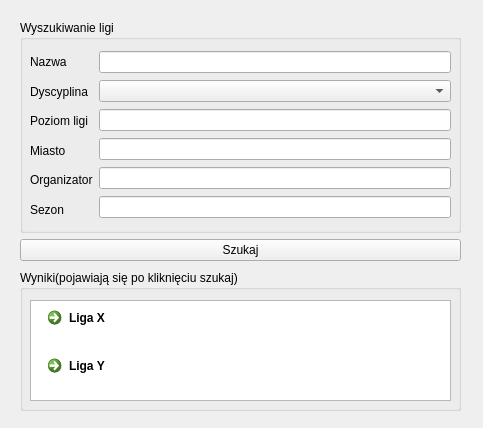
<?xml version="1.0" encoding="UTF-8"?>
<ui version="4.0">
 <class>wyszukaj_lige</class>
 <widget class="QDialog" name="wyszukaj_lige">
  <property name="geometry">
   <rect>
    <x>0</x>
    <y>0</y>
    <width>483</width>
    <height>428</height>
   </rect>
  </property>
  <property name="windowTitle">
   <string>Dialog</string>
  </property>
  <widget class="QGroupBox" name="groupBox_7">
   <property name="geometry">
    <rect>
     <x>20</x>
     <y>270</y>
     <width>441</width>
     <height>141</height>
    </rect>
   </property>
   <property name="title">
    <string>Wyniki(pojawiają się po kliknięciu szukaj)</string>
   </property>
   <widget class="QListView" name="listView_3">
    <property name="geometry">
     <rect>
      <x>10</x>
      <y>30</y>
      <width>421</width>
      <height>101</height>
     </rect>
    </property>
   </widget>
   <widget class="QWidget" name="layoutWidget">
    <property name="geometry">
     <rect>
      <x>20</x>
      <y>30</y>
      <width>174</width>
      <height>89</height>
     </rect>
    </property>
    <layout class="QVBoxLayout" name="verticalLayout_24">
     <item>
      <widget class="QCommandLinkButton" name="commandLinkButton_6">
       <property name="text">
        <string>Liga X</string>
       </property>
      </widget>
     </item>
     <item>
      <widget class="QCommandLinkButton" name="commandLinkButton_7">
       <property name="text">
        <string>Liga Y</string>
       </property>
      </widget>
     </item>
    </layout>
   </widget>
  </widget>
  <widget class="QWidget" name="layoutWidget_7">
   <property name="geometry">
    <rect>
     <x>20</x>
     <y>20</y>
     <width>441</width>
     <height>241</height>
    </rect>
   </property>
   <layout class="QVBoxLayout" name="verticalLayout_11">
    <item>
     <widget class="QGroupBox" name="groupBox_8">
      <property name="title">
       <string>Wyszukiwanie ligi</string>
      </property>
      <widget class="QWidget" name="layoutWidget_8">
       <property name="geometry">
        <rect>
         <x>10</x>
         <y>30</y>
         <width>421</width>
         <height>171</height>
        </rect>
       </property>
       <layout class="QHBoxLayout" name="horizontalLayout_5">
        <item>
         <layout class="QVBoxLayout" name="verticalLayout_15">
          <item>
           <widget class="QLabel" name="label_15">
            <property name="text">
             <string>Nazwa</string>
            </property>
           </widget>
          </item>
          <item>
           <widget class="QLabel" name="label_17">
            <property name="text">
             <string>Dyscyplina</string>
            </property>
           </widget>
          </item>
          <item>
           <widget class="QLabel" name="label_19">
            <property name="text">
             <string>Poziom ligi</string>
            </property>
           </widget>
          </item>
          <item>
           <widget class="QLabel" name="label_23">
            <property name="text">
             <string>Miasto</string>
            </property>
           </widget>
          </item>
          <item>
           <widget class="QLabel" name="label_20">
            <property name="text">
             <string>Organizator</string>
            </property>
           </widget>
          </item>
          <item>
           <widget class="QLabel" name="label_22">
            <property name="text">
             <string>Sezon</string>
            </property>
           </widget>
          </item>
         </layout>
        </item>
        <item>
         <layout class="QVBoxLayout" name="verticalLayout_16">
          <item>
           <widget class="QLineEdit" name="lineEdit_12"/>
          </item>
          <item>
           <widget class="QComboBox" name="comboBox_3"/>
          </item>
          <item>
           <widget class="QLineEdit" name="lineEdit_17"/>
          </item>
          <item>
           <widget class="QLineEdit" name="lineEdit_18"/>
          </item>
          <item>
           <widget class="QLineEdit" name="lineEdit_19"/>
          </item>
          <item>
           <widget class="QLineEdit" name="lineEdit_13"/>
          </item>
         </layout>
        </item>
       </layout>
      </widget>
     </widget>
    </item>
    <item>
     <widget class="QPushButton" name="pushButton_5">
      <property name="text">
       <string>Szukaj</string>
      </property>
     </widget>
    </item>
   </layout>
  </widget>
 </widget>
 <resources/>
 <connections/>
</ui>
